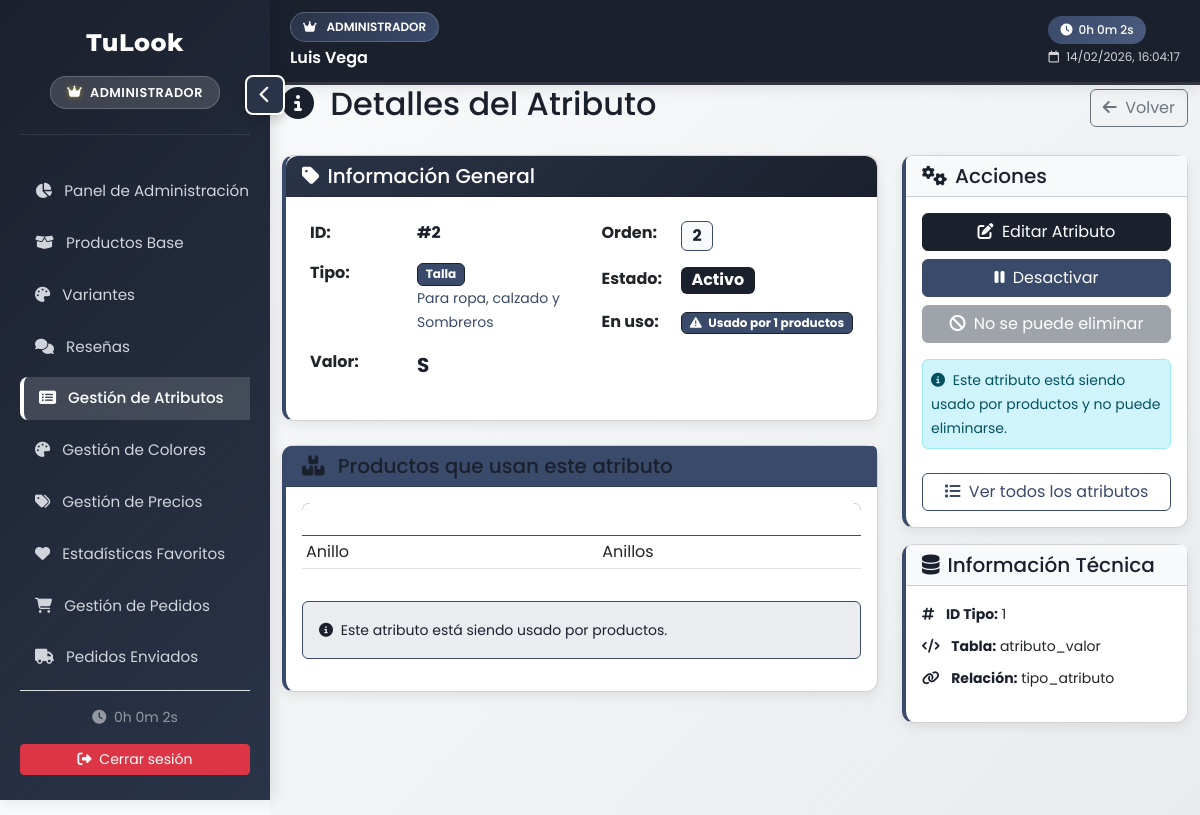
Page /?c=Atributo&a=detalle&id=2&fresh=1 (signed in) on the committed database.
### tables this page shows
CREATE TABLE `atributo_valor` (
  `ID_AtributoValor` int(11) NOT NULL,
  `ID_TipoAtributo` int(11) NOT NULL,
  `Valor` varchar(50) NOT NULL,
  `Orden` int(11) DEFAULT 0,
  `Activo` tinyint(4) DEFAULT 1
);

CREATE TABLE `tipo_atributo` (
  `ID_TipoAtributo` int(11) NOT NULL,
  `Nombre` varchar(50) NOT NULL,
  `Descripcion` varchar(255) DEFAULT NULL,
  `Activo` tinyint(4) DEFAULT 1
);

CREATE TABLE `producto` (
  `ID_Producto` int(11) NOT NULL,
  `ID_Articulo` int(11) NOT NULL,
  `Nombre_Producto` varchar(255) DEFAULT NULL,
  `Foto` varchar(300) NOT NULL,
  `Porcentaje` decimal(5,2) NOT NULL,
  `Cantidad` int(11) NOT NULL DEFAULT 0,
  `Activo` tinyint(1) NOT NULL DEFAULT 0,
  `ID_Atributo1` int(11) DEFAULT NULL,
  `ID_Atributo2` int(11) DEFAULT NULL,
  `ID_Atributo3` int(11) DEFAULT NULL,
  `ValorAtributo1` varchar(50) DEFAULT NULL,
  `ValorAtributo2` varchar(50) DEFAULT NULL,
  `ValorAtributo3` varchar(50) DEFAULT NULL
);

CREATE TABLE `articulo` (
  `ID_Articulo` int(11) NOT NULL,
  `N_Articulo` varchar(45) NOT NULL,
  `Foto` varchar(300) NOT NULL,
  `ID_Categoria` int(11) NOT NULL,
  `ID_SubCategoria` int(11) NOT NULL,
  `ID_Genero` int(11) NOT NULL,
  `ID_Precio` int(11) NOT NULL,
  `Activo` int(11) NOT NULL DEFAULT 0
);

### controllers/AtributoController.php (called while the page is built, shortened)
<?php
require_once "models/Atributo.php";
class AtributoController {
    private $atributoModel;
    public function __construct($db) {
        $this->db = $db;
        $this->atributoModel = new Atributo($this->db);
    }
    public function detalle() {
        $id = (int)($_GET['id'] ?? 0);
        $productos = $this->atributoModel->obtenerProductosPorAtributo($id);
        require "views/admin/layout_admin.php";
    }
}
?>

### index.php (called while the page is built, shortened)
<?php
require_once "controllers/ChatbotController.php";
require_once "controllers/AtributoController.php";
require_once "controllers/ColorController.php";
require_once "controllers/ResenaController.php";
$controlador = $_GET['c'] ?? 'Producto';
$accion      = $_GET['a'] ?? 'index';
switch ($controlador) {
    case 'Atributo':
        $controller = new AtributoController($db);
        break;
}
try {
    $controller->$accion();
} catch (Throwable $e) {
    $isAjax = (isset($_REQUEST['ajax']) && $_REQUEST['ajax'] == '1') || (!empty($_SERVER['HTTP_X_REQUESTED_WITH']) && strtolower($_SERVER['HTTP_X_REQUESTED_WITH']) === 'xmlhttprequest');
    if ($isAjax) {
        http_response_code(500);
        header('Content-Type: application/json; charset=utf-8');
        echo json_encode(['success' => false, 'error' => $e->getMessage()]);
    } else {
        http_response_code(500);
        echo "<h2 style='color:red;text-align:center;margin-top:50px;'>⚠ Error interno del servidor</h2>";
        echo "<pre style='color:#333;text-align:center;font-size:14px;'>
" . $e->getMessage() . "
</pre>";
    }
}

### models/Atributo.php (called while the page is built, shortened)
<?php
class Atributo {
    private $conn;
    private $table_name = "atributo_valor";
    private $table_tipo = "tipo_atributo";
    public function __construct($db) {
        $this->conn = $db;
    }
    public function obtenerPorId($id) {
        $query = "SELECT av.*, ta.Nombre as TipoNombre, ta.Descripcion as TipoDescripcion
                  FROM {$this->table_name} av
                  INNER JOIN {$this->table_tipo} ta ON av.ID_TipoAtributo = ta.ID_TipoAtributo
                  WHERE av.ID_AtributoValor = ? AND ta.Nombre != 'Color'";
        $stmt = $this->conn->prepare($query);
        $stmt->execute([$id]);
        return $stmt->fetch(PDO::FETCH_ASSOC);
    }
    public function obtenerProductosPorAtributo($idAtributo) {
        $atributo = $this->obtenerPorId($idAtributo);
        $query = "SELECT
                    p.ID_Producto,
                    p.Nombre_Producto,
                    p.Foto,
                    p.Cantidad,
                    p.Activo,
                    a.N_Articulo as Articulo,
                    -- Mostrar qué atributo específico está usando
                    CONCAT(
                        CASE
                            WHEN p.ID_Atributo1 = ? OR p.ValorAtributo1 = ? THEN 'Usa: '
                            WHEN p.ID_Atributo2 = ? OR p.ValorAtributo2 = ? THEN 'Usa: '
                            WHEN p.ID_Atributo3 = ? OR p.ValorAtributo3 = ? THEN 'Usa: '
                            ELSE ''
                        END,
                        ?
                    ) as AtributoUsado
                FROM producto p
                INNER JOIN articulo a ON p.ID_Articulo = a.ID_Articulo
                WHERE (p.ID_Atributo1 = ? OR p.ID_Atributo2 = ? OR p.ID_Atributo3 = ?
                       OR p.ValorAtributo1 = ? OR p.ValorAtributo2 = ? OR p.ValorAtributo3 = ?)
                ORDER BY p.Nombre_Producto";
        $atributoValor = $atributo['Valor'];
        $stmt = $this->conn->prepare($query);
        $stmt->execute([
            $idAtributo, $atributoValor,
            $idAtributo, $atributoValor,
            $idAtributo, $atributoValor,
            $atributoValor,
            $idAtributo, $idAtributo, $idAtributo,
            $atributoValor, $atributoValor, $atributoValor
        ]);
        return $stmt->fetchAll(PDO::FETCH_ASSOC);
    }
}
?>

### views/admin/atributo/detalle.php (the view, shortened to what this page needs)
<?php
$esUnica = ($atributo['ID_AtributoValor'] == 16 || strtolower($atributo['Valor']) === 'única');
$enUso = count($productos) > 0 || $esUnica;
$puedeEliminar = !$enUso && !$esUnica;
$puedeEditar = !$esUnica;
$puedeCambiarEstado = !$esUnica && (!$enUso || $atributo['Activo'] == 1);
?>
<link rel="stylesheet" href="<?= BASE_URL ?>assets/css/atributos.css">
<div class="container-fluid">
    <div class="d-flex justify-content-between align-items-center mb-4">
        <h2 class="text-primary-dark">
            <i class="fas fa-info-circle me-2"></i>
            Detalles del Atributo
        </h2>
        <a href="<?= BASE_URL ?>?c=Atributo&a=index" class="btn btn-outline-secondary">
            <i class="fas fa-arrow-left me-1"></i> Volver
        </a>
    </div>
    <div class="row">
        <div class="col-md-8">
            <div class="card mb-4 stats-card">
                <div class="card-header bg-gradient-primary text-white">
                    <h5 class="mb-0"><i class="fas fa-tag me-2"></i>Información General</h5>
                </div>
                <div class="card-body">
                    <div class="row">
                        <div class="col-md-6">
                            <table class="table table-borderless">
                                <tr>
                                    <th width="40%">ID:</th>
                                    <td><strong class="text-primary-dark">#<?= $atributo['ID_AtributoValor'] ?></strong></td>
                                </tr>
                                <tr>
                                    <th>Tipo:</th>
                                    <td>
                                        <span class="badge bg-primary-light text-primary-dark border border-primary">
                                            <?= htmlspecialchars($atributo['TipoNombre']) ?>
                                        </span>
                                        <?php if (!empty($atributo['TipoDescripcion'])): ?>
                                            <br><small class="text-primary-light"><?= $atributo['TipoDescripcion'] ?></small>
                                        <?php endif; ?>
                                    </td>
                                </tr>
                                <tr>
                                    <th>Valor:</th>
                                    <td>
                                        <span class="fw-bold fs-5 text-primary-dark">
                                            <?= htmlspecialchars($atributo['Valor']) ?>
                                        </span>
                                    </td>
                                </tr>
                            </table>
                        </div>
                        <div class="col-md-6">
                            <table class="table table-borderless">
                                <tr>
                                    <th width="40%">Orden:</th>
                                    <td>
                                        <span class="badge bg-light border border-primary-light text-primary-dark fs-6">
                                            <?= $atributo['Orden'] ?>
                                        </span>
                                    </td>
                                </tr>
                                <tr>
                                    <th>Estado:</th>
                                    <td>
                                        <span class="badge bg-<?= $atributo['Activo'] ? 'primary' : 'secondary' ?> fs-6">
                                            <?= $atributo['Activo'] ? 'Activo' : 'Inactivo' ?>
                                        </span>
                                    </td>
                                </tr>
                                <tr>
                                    <th>En uso:</th>
                                    <td>
                                        <?php if ($enUso): ?>
                                            <span class="badge bg-primary-light text-primary-dark border border-primary">
                                                <i class="fas fa-exclamation-triangle me-1"></i>
                                                <?= $esUnica ? 'Valor universal' : 'Usado por ' . count($productos) . ' productos' ?>
                                            </span>
                                        <?php else: ?>
                                            <span class="badge bg-light text-primary-dark border border-primary">No en uso</span>
                                        <?php endif; ?>
                                    </td>
                                </tr>
                            </table>
                        </div>
                    </div>
                </div>
            </div>
            <?php if (!empty($productos)): ?>
                <div class="card stats-card">
                    <div class="card-header bg-primary-light text-primary-dark">
                        <h5 class="mb-0">
                            <i class="fas fa-boxes me-2"></i>
                            Productos que usan este atributo
                        </h5>
                    </div>
                    <div class="card-body">
                        <div class="table-responsive">
                            <table class="table table-sm table-hover">
                                <thead class="table-primary-dark">
                                    <tr>
                                        <th>Producto</th>
                                        <th>Artículo</th>
                                    </tr>
                                </thead>
                                <tbody>
                                    <?php foreach ($productos as $producto): ?>
                                        <tr class="hover-shadow-detalle">
                                            <td><?= htmlspecialchars($producto['Nombre_Producto']) ?></td>
                                            <td><?= htmlspecialchars($producto['Articulo']) ?></td>
                                        </tr>
                                    <?php endforeach; ?>
                                </tbody>
                            </table>
                        </div>
                        <div class="alert alert-primary-light border border-primary mt-3">
                            <small>
                                <i class="fas fa-info-circle me-1 text-primary-dark"></i>
                                <span class="text-primary-dark">
                                    Este atributo está siendo usado por productos.
                                </span>
                            </small>
                        </div>
                    </div>
                </div>
            <?php endif; ?>
        </div>
        <div class="col-md-4">
            <div class="card stats-card">
                <div class="card-header bg-light">
                    <h5 class="mb-0 text-primary-dark"><i class="fas fa-cogs me-2"></i>Acciones</h5>
                </div>
                <div class="card-body">
                    <div class="d-grid gap-2">
                        <?php if ($puedeEditar): ?>
                            <a href="<?= BASE_URL ?>?c=Atributo&a=editar&id=<?= $atributo['ID_AtributoValor'] ?>"
                               class="btn btn-primary">
                                <i class="fas fa-edit me-1"></i> Editar Atributo
                            </a>
                        <?php else: ?>
                            <button class="btn btn-secondary" disabled>
                                <i class="fas fa-ban me-1"></i> No se puede editar
                            </button>
                        <?php endif; ?>
                        <?php if ($atributo['Activo'] && $puedeCambiarEstado): ?>
                            <a href="<?= BASE_URL ?>?c=Atributo&a=cambiarEstado&id=<?= $atributo['ID_AtributoValor'] ?>&estado=0"
                               class="btn btn-primary-light text-primary-dark"
                               onclick="return confirm('¿Estás seguro de desactivar este atributo?')">
                                <i class="fas fa-pause me-1"></i> Desactivar
                            </a>
                        <?php else: ?>
                            <button class="btn btn-secondary" disabled>
                                <i class="fas fa-ban me-1"></i> No se puede cambiar estado
                            </button>
                        <?php endif; ?>
                        <?php if ($puedeEliminar): ?>
                            <a href="<?= BASE_URL ?>?c=Atributo&a=eliminar&id=<?= $atributo['ID_AtributoValor'] ?>"
                               class="btn btn-danger"
                               onclick="return confirm('⚠️ ¿Estás seguro de eliminar el atributo &quot;<?= htmlspecialchars($atributo['Valor']) ?>&quot;? Esta acción no se puede deshacer.')">
                                <i class="fas fa-trash me-1"></i> Eliminar Atributo
                            </a>
                        <?php else: ?>
                            <button class="btn btn-secondary" disabled>
                                <i class="fas fa-ban me-1"></i> No se puede eliminar
                            </button>
                            <div class="alert alert-info mt-2 p-2">
                                <small>
                                    <i class="fas fa-info-circle me-1"></i>
                                    Este atributo está siendo usado por productos y no puede eliminarse.
                                </small>
                            </div>
                        <?php endif; ?>
                        <a href="<?= BASE_URL ?>?c=Atributo&a=index" class="btn btn-outline-primary-light text-primary-dark">
                            <i class="fas fa-list me-1"></i> Ver todos los atributos
                        </a>
                    </div>
                </div>
            </div>
            <div class="card mt-3 stats-card">
                <div class="card-header bg-light">
                    <h5 class="mb-0 text-primary-dark"><i class="fas fa-database me-2"></i>Información Técnica</h5>
                </div>
                <div class="card-body">
                    <ul class="list-unstyled">
                        <li class="mb-2">
                            <small>
                                <i class="fas fa-hashtag me-2 text-primary-dark"></i>
                                <strong class="text-primary-dark">ID Tipo:</strong> <?= $atributo['ID_TipoAtributo'] ?>
                            </small>
                        </li>
                        <li class="mb-2">
                            <small>
                                <i class="fas fa-code me-2 text-primary-dark"></i>
                                <strong class="text-primary-dark">Tabla:</strong> atributo_valor
                            </small>
                        </li>
                        <li>
                            <small>
                                <i class="fas fa-link me-2 text-primary-dark"></i>
                                <strong class="text-primary-dark">Relación:</strong> tipo_atributo
                            </small>
                        </li>
                    </ul>
                </div>
            </div>
        </div>
    </div>
</div>

### rows in the picture
atributo_valor: ID_AtributoValor "2", ID_TipoAtributo.Nombre "Talla", ID_TipoAtributo.Descripcion "Para ropa, calzado y Sombreros", Valor "S", Orden "2", Valor "1", ID_TipoAtributo "1"
producto: Nombre_Producto "Anillo", ID_Articulo.N_Articulo "Anillos"

### other values in the picture
$_SESSION['Nombre_Completo'] "Luis Vega"
